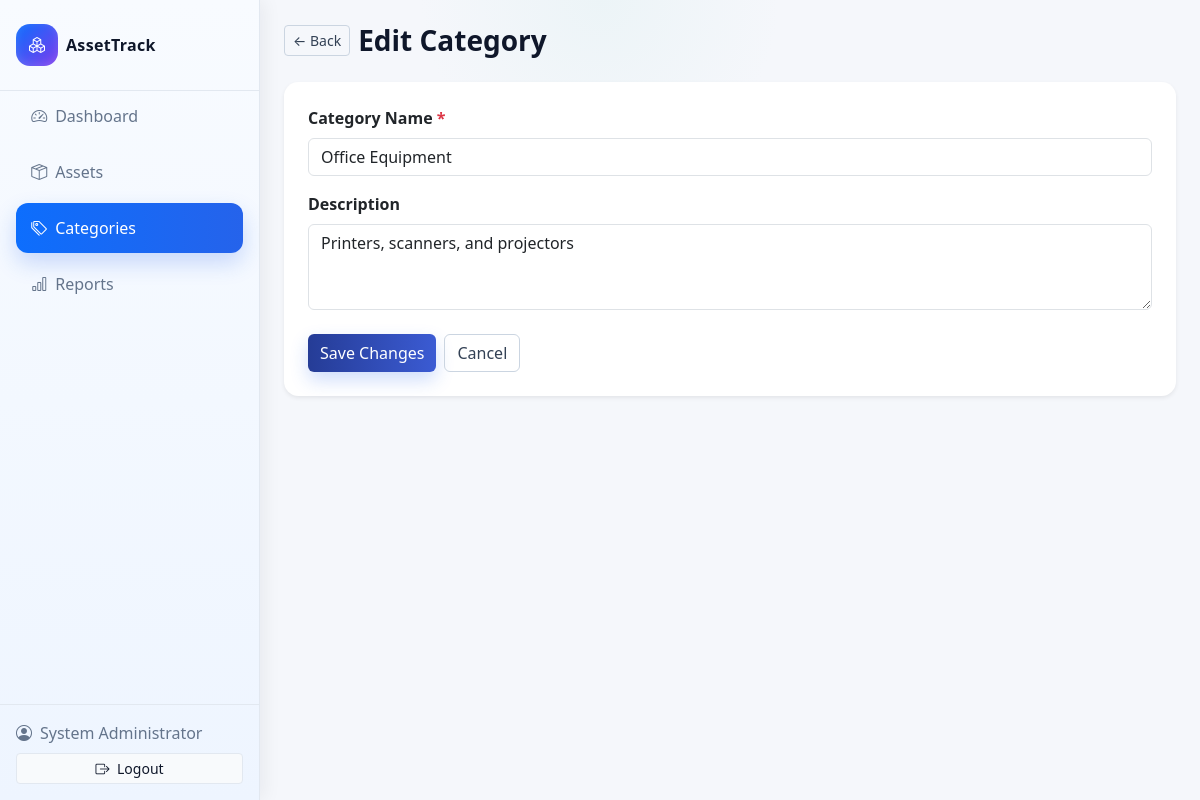
/categories/edit.php?id=4 (signed in), run on the app's committed database.
### tables this page shows
CREATE TABLE categories (
    id INT UNSIGNED AUTO_INCREMENT PRIMARY KEY,
    name VARCHAR(100) NOT NULL UNIQUE,
    description TEXT NULL,
    created_at TIMESTAMP DEFAULT CURRENT_TIMESTAMP
);

### config/db.php (called while the page is built, shortened)
<?php
function getDB() {
    static $pdo = null;
    if ($pdo === null) {
        try {
            $dsn = "mysql:host=" . DB_HOST . ";dbname=" . DB_NAME . ";charset=utf8mb4";
            $options = [
                PDO::ATTR_ERRMODE            => PDO::ERRMODE_EXCEPTION,
                PDO::ATTR_DEFAULT_FETCH_MODE => PDO::FETCH_ASSOC,
                PDO::ATTR_EMULATE_PREPARES   => false,
            ];
            $pdo = new PDO($dsn, DB_USER, DB_PASS, $options);
        } catch (PDOException $e) {
            die("Database Connection Failed: " . $e->getMessage());
        }
    }
    return $pdo;
}

### models/Category.php (called while the page is built, shortened)
<?php
require_once __DIR__ . '/../config/db.php';
class Category {
    public static function getById($id) {
        try {
            $stmt = getDB()->prepare("SELECT * FROM categories WHERE id = ? LIMIT 1");
            $stmt->execute([$id]);
            return $stmt->fetch();
        } catch (PDOException $e) {
            return false;
        }
    }
}

### categories/edit.php (the view, shortened to what this page needs)
<?php
require_once '../config/db.php';
require_once '../models/Category.php';
$id       = (int)($_GET['id'] ?? $_POST['id'] ?? 0);
$category = Category::getById($id);
$errors = [];
require_once '../includes/header.php';
?>
<div class="d-flex align-items-center gap-2 mb-4">
    <a href="<?= BASE_URL ?>/categories/index.php" class="btn btn-outline-secondary btn-sm">
        &larr; Back
    </a>
    <h1 class="h3 fw-bold mb-0">Edit Category</h1>
</div>
<div class="card border-0 shadow-sm">
    <div class="card-body p-4">
        <form method="POST" action="" novalidate>
            <div class="mb-3">
                <label class="form-label fw-semibold">Category Name <span class="text-danger">*</span></label>
                <input type="text" name="name"
                       class="form-control <?= isset($errors['name']) ? 'is-invalid' : '' ?>"
                       value="<?= htmlspecialchars($category['name']) ?>">
            </div>
            <div class="mb-4">
                <label class="form-label fw-semibold">Description</label>
                <textarea name="description" class="form-control" rows="3"><?= htmlspecialchars($category['description'] ?? '') ?></textarea>
            </div>
            <div class="d-flex gap-2">
                <button type="submit" class="btn btn-primary">Save Changes</button>
                <a href="<?= BASE_URL ?>/categories/index.php" class="btn btn-outline-secondary">Cancel</a>
            </div>
        </form>
    </div>
</div>
<?php require_once '../includes/footer.php'; ?>

### css/custom.css (style rules this page uses)
:root { --bap-sunset-orange: #f36b2e; --bap-mango: #f59a1e; --bap-ocean-water: #c4e7e5; --bap-brilliant-blue: #253c96; --bap-oiler-navy: #19244e; --bg-soft: #f5f7fb; --surface: #ffffff; --surface-muted: #f8fafc; --text-main: #0f172a; --text-muted: #64748b; --border-soft: #e2e8f0; --shadow-soft: 0 12px 30px rgba(15, 23, 42, 0.06); --shadow-hover: 0 18px 38px rgba(15, 23, 42, 0.1); --sidebar-active: linear-gradient(90deg, #0d6efd, #2563eb); }
html, body { height: 100%; overflow: hidden; }
body { background: radial-gradient(circle at top, rgba(196, 231, 229, 0.18), transparent 18%), var(--bg-soft); color: var(--text-main); overflow-x: hidden; }
.btn-primary { background: linear-gradient(90deg, var(--bap-brilliant-blue), #3b5bd3); border: 0; box-shadow: 0 8px 18px rgba(37, 99, 235, 0.22); }
.btn-outline-secondary { color: #334155; border-color: #cbd5e1; }
.card { border: 1px solid var(--border-soft); border-radius: 0.9rem; background: var(--surface); box-shadow: var(--shadow-soft); transition: box-shadow 0.2s ease; }

### includes/header.php (style rules this page uses)
html, body { height: 100%; overflow: hidden; margin: 0; padding: 0; }

### data on the page
categories: name "Office Equipment", description "Printers, scanners, and projectors"

### other printed values
currentUser()['name'] "System Administrator"
